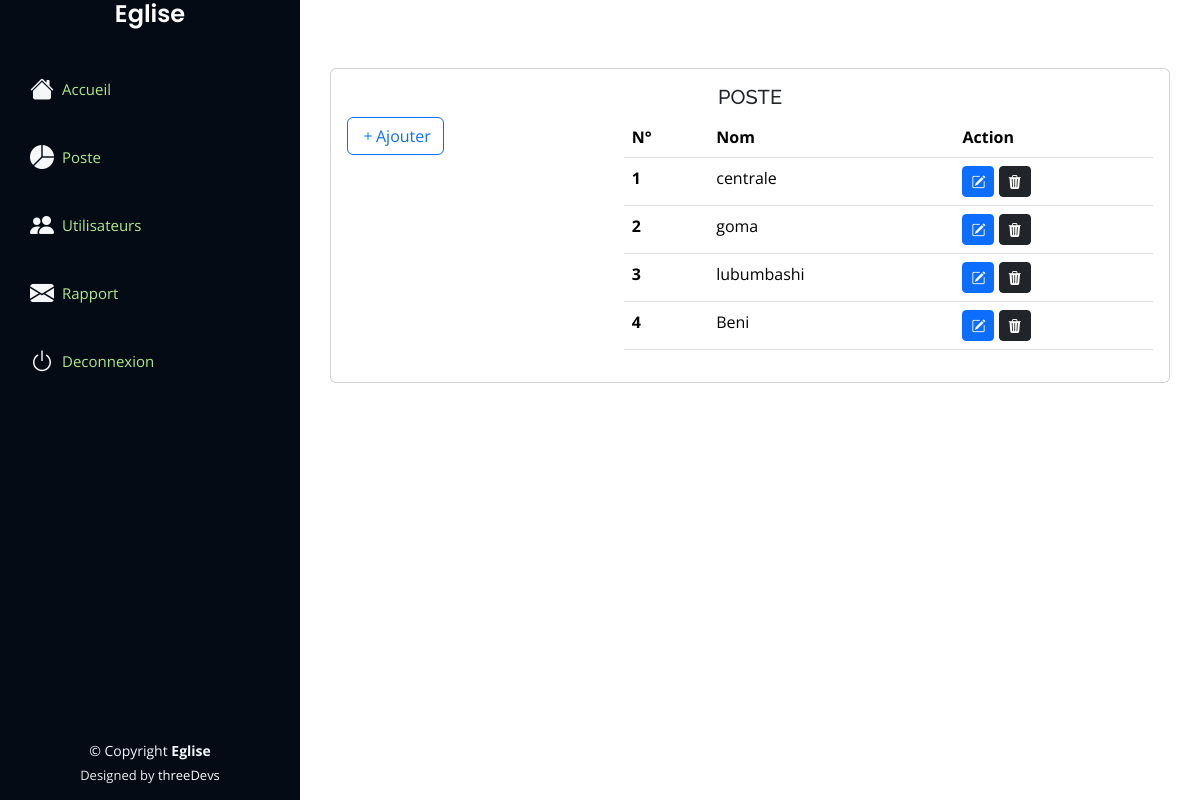
The app's page /views/poste.php (signed in) with its own data.
### tables this page shows
CREATE TABLE `poste` (
  `id` int(11) NOT NULL,
  `nom` text NOT NULL,
  `supprimer` int(11) NOT NULL
);

### views/poste.php (the view, shortened to what this page needs)
<?php
include_once('../connexion/connexion.php');
if(isset($_GET['idmod']))
{
    $id=$_GET['idmod'];
    $action="../models/update/up-poste.php?idmod=$id";
    $bouton="Modifier";
    $req=$connexion->prepare("SELECT * from poste where id=? supprimer=0");
    $req->execute(array($id));
    $modData=$req->fetch();
}
else{
    $action="../models/add/add-poste.php";
    $bouton="Enregistrer";
}
?>
<!DOCTYPE html>
<html lang="en">
<head>
    <?php
    include_once('../include/link.php');
    ?>
<?php
include_once('../include/menu.php');
?>
</head>
<body>
  <main id="main" class="main">
        <div class="container">
          <section class="section" id="entrees" >
              <div class="row">
                  <div class="col-lg-12">
                      <div class="card">
                          <div class="card-body">
                              <h5 class="card-title text-center ">POSTE</h5>
                             <div class="row">
                                <div class="col-xl-4 col-lg-4 col-md-6">
                                    <?php if(isset($_GET['new'])){ ?>
                                        <div>
                                        <form  class="shadow p-3"action="<?=$action?>" method="POST">
                                            <div class="row">
                                                <div class="col-xl-12 col-lg-12 col-md-12  col-sm-12 p-3">
                                                    <label for="">Nom</span></label>
                                                    <input autocomplete="off" required type="text" class="form-control" placeholder="Ex:Poste butembo"  name="nom" <?php if(isset($_GET['idmod'])){ ?> value="<?=$modData['nom']?>" <?php } ?>>
                                                </div>
                                            <div class="col-xl-12 col-lg-12 col-md-12 mt-10 col-sm-12 p-3 aling-center">
                                            <?php if(isset($_SESSION['notif']) && $_SESSION['notif']!=""){ ?>
                                                <center><p class="alert-dark alert">
                                                        <i class="bi bi-check-circle me-1">  <?php echo $_SESSION['notif'];$_SESSION['notif']=""; ?></i>
                                                </p></center>
                                            <?php } ?>
                                                <input type="submit" class="btn btn-primary w-100" name="valider" value="<?=$bouton?>">
                                            </div>
                                            </div>
                                        </form>
                                        </div>
                                    <?php }else{ ?>
                                        <a href="poste.php?new" class=" btn btn-outline-primary bi bi-plus">Ajouter</a>
                                    <?php }?>
                                </div>
                                <div class="col-xl-8 col-lg-8 col-md-6">
                                    <div class="table-responsive">
                                        <table class="table datatable">
                                            <thead>
                                                <tr>
                                                    <th scope="col">N°</th>
                                                    <th scope="col">Nom</th>
                                                    <th scope="col">Action</th>
                                                </tr>
                                            </thead>
                                            <tbody>
                                                <?php
                                                $req=$connexion->prepare("SELECT * From poste");
                                                $req->execute();
                                                $numero=0;
                                                while($data=$req->fetch())
                                                {
                                                    $numero++;
                                                ?>
                                            <tr>
                                                    <th scope="row"><?php echo $numero; ?></th>
                                                    <td><?php echo $data['nom'] ?></td>
                                                    <td>
                                                    <a href="poste.php?new&idmod=<?=$data['id']?>" class="btn btn-primary btn-sm "><i
                                                            class="bi bi-pencil-square"></i></a>
                                                    <a onclick=" return confirm('Voulez-vous vraiment supprimer ?')"
                                                        href="../models/del/del-poste.php?iddel=<?=$data['id'] ?>"
                                                        class="btn btn-dark btn-sm "><i class="bi bi-trash3-fill"></i></a>
                                                </td>
                                            </tr>
                                                <?php } ?>
                                            </tbody>
                                        </table>
                                    </div>
                                    </div>
                                </div>
                          </div>
                      </div>
                  </div>
              </div>
          </section>
        </div>
    </main>
  <footer id="footer">
  <?php
    include_once('../include/footer.php');
    ?>
  </footer>
</body>
</html>

### assets/assets/css/style.css (style rules this page uses)
body { font-family: "Open Sans", sans-serif; color: #feffff; }
a { color: #f7fcff; text-decoration: none; }
h1, h2, h3, h4, h5, h6 { font-family: "Raleway", sans-serif; }
#main { margin-left: 300px; }
.container, .container-fluid { padding-left: 30px; padding-right: 30px; }
section { padding: 60px 0; overflow: hidden; }
#footer { padding: 15px; color: #f4f6fd; font-size: 14px; position: fixed; left: 0; bottom: 0; width: 300px; z-index: 9999; background: #040b14; }

### records on screen
poste: nom "centrale"
poste: nom "goma"
poste: nom "lubumbashi"
poste: nom "Beni"
